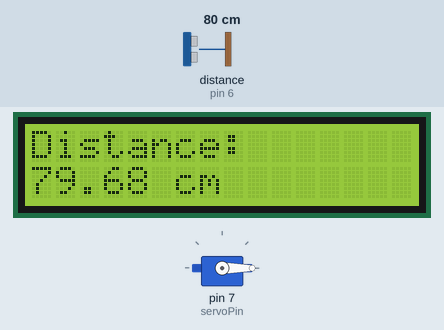
This sketch was run on a simulated Arduino Uno, built with avr-gcc and run on an emulated ATmega328P. Parts: servo, 16×2 character LCD. Wiring (inferred from the names in the program): ultrasonic range finder: trigger pin 5; echo pin 6. The test bench sets the inputs (shaded band); at power-on: distance to the obstacle (sensor on pin 6) 80 cm. The echo pulse lasts 58.3 µs per cm.

Above: at 1.2 s.
1.3 s: distance to the obstacle (sensor on pin 6) set to 33 cm
At 2.8 s:
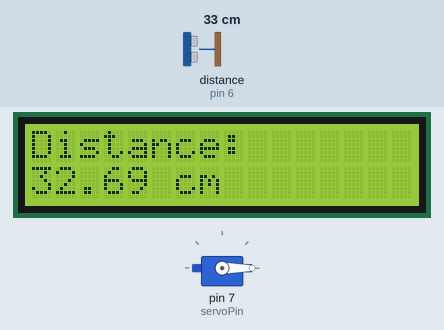
3.1 s: distance to the obstacle (sensor on pin 6) set to 28 cm
At 5.4 s:
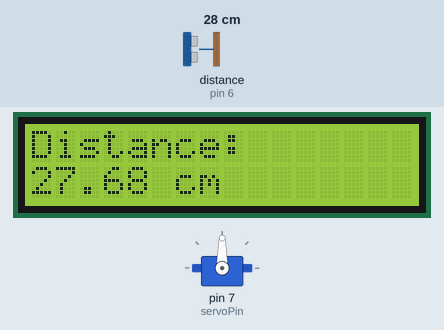
5.7 s: distance to the obstacle (sensor on pin 6) set to 9 cm
At 7.5 s:
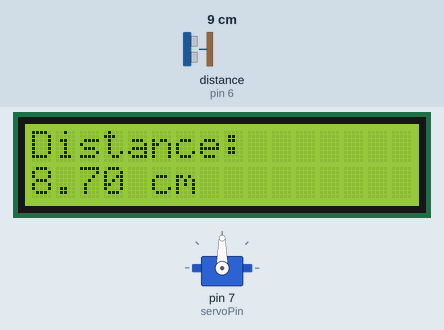
7.8 s: distance to the obstacle (sensor on pin 6) set to 6 cm
At 9.8 s:
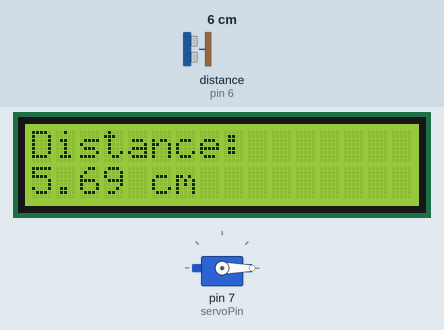
Timing chart, 0 to 10.9 s (numbered marks = the images above; inputs shaded):
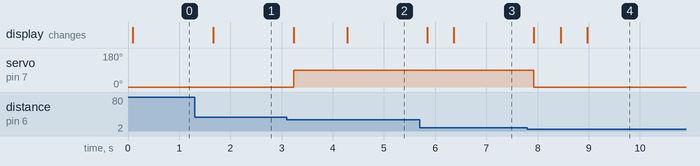

The sketch:

ULTRA.ino
```cpp
#include <LiquidCrystal_I2C.h>
#include <Servo.h>

LiquidCrystal_I2C lcd(0x27, 16, 2);

#define trigPin 5
#define echoPin 6
#define servoPin 7

Servo myServo;

long duration;
float distance;

void setup() {
  pinMode(trigPin, OUTPUT);
  pinMode(echoPin, INPUT);

  myServo.attach(servoPin);
  myServo.write(0);

  lcd.init();
  lcd.backlight();
}

void loop() {
  digitalWrite(trigPin, LOW);
  delayMicroseconds(2);

  digitalWrite(trigPin, HIGH);
  delayMicroseconds(10);
  digitalWrite(trigPin, LOW);
  duration = pulseIn(echoPin, HIGH, 30000);

  lcd.clear();

  if (duration == 0) {
    lcd.setCursor(0, 0);
    lcd.print("No object");
    myServo.write(0);
  }
  else {
    distance = (duration * 0.0343) / 2;

    lcd.setCursor(0, 0);
    lcd.print("Distance:");
    lcd.setCursor(0, 1);
    lcd.print(distance);
    lcd.print(" cm");


    if (distance >= 7 && distance <= 30) {
      myServo.write(90);
    }
    else {
      myServo.write(0);
    }
  }

  delay(500);
}
```

Measured:
- the behaviour switches between 31 and 30 cm on distance to the obstacle (sensor on pin 6) (found by bisection; images 1 and 2)
- the behaviour switches between 8 and 7 cm on distance to the obstacle (sensor on pin 6) (found by bisection; images 3 and 4)
- after the input at 1.3 s, the display: changes after 0.36 s (image 1)
- after the input at 3.1 s, servo on pin 7 (servoPin): 0° → 90° after 0.13 s; the display: first changes after 0.13 s (image 2 shows a later state)
- after the input at 5.7 s, the display: first changes after 0.15 s (image 3 shows a later state)
- after the input at 7.8 s, servo on pin 7 (servoPin): 90° → 0° after 0.13 s; the display: changes after 0.13 s (image 4)
